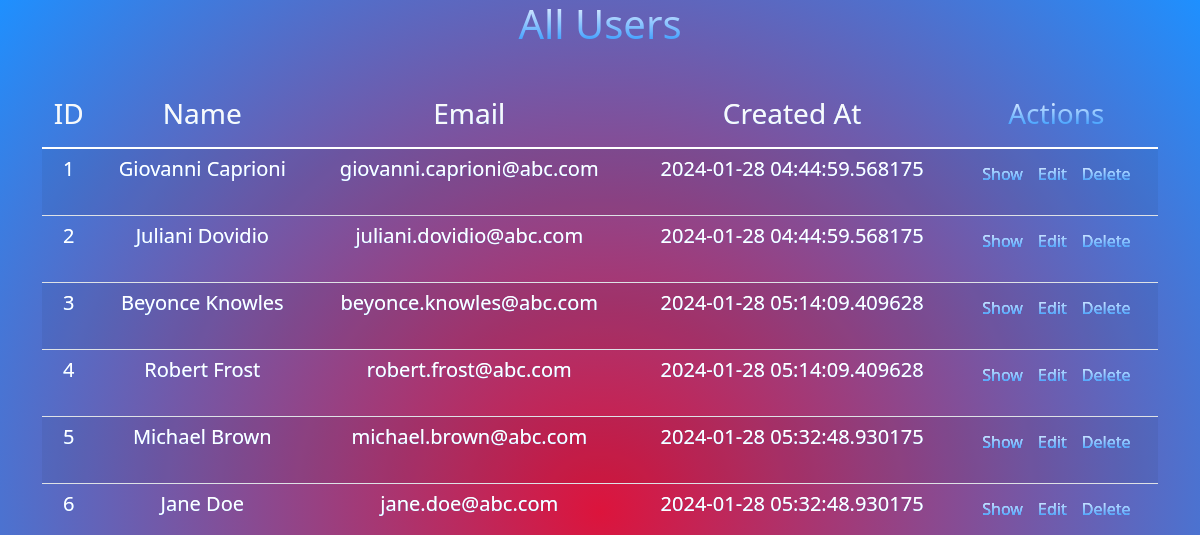
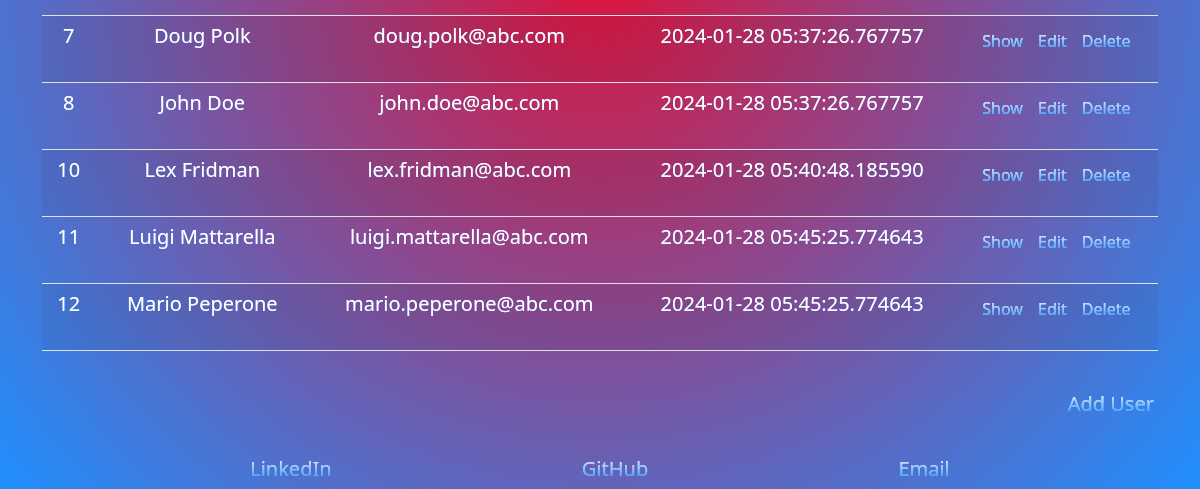
/projects/users-crud, run on an earlier commit of the app's database (2 pictures, top to bottom).
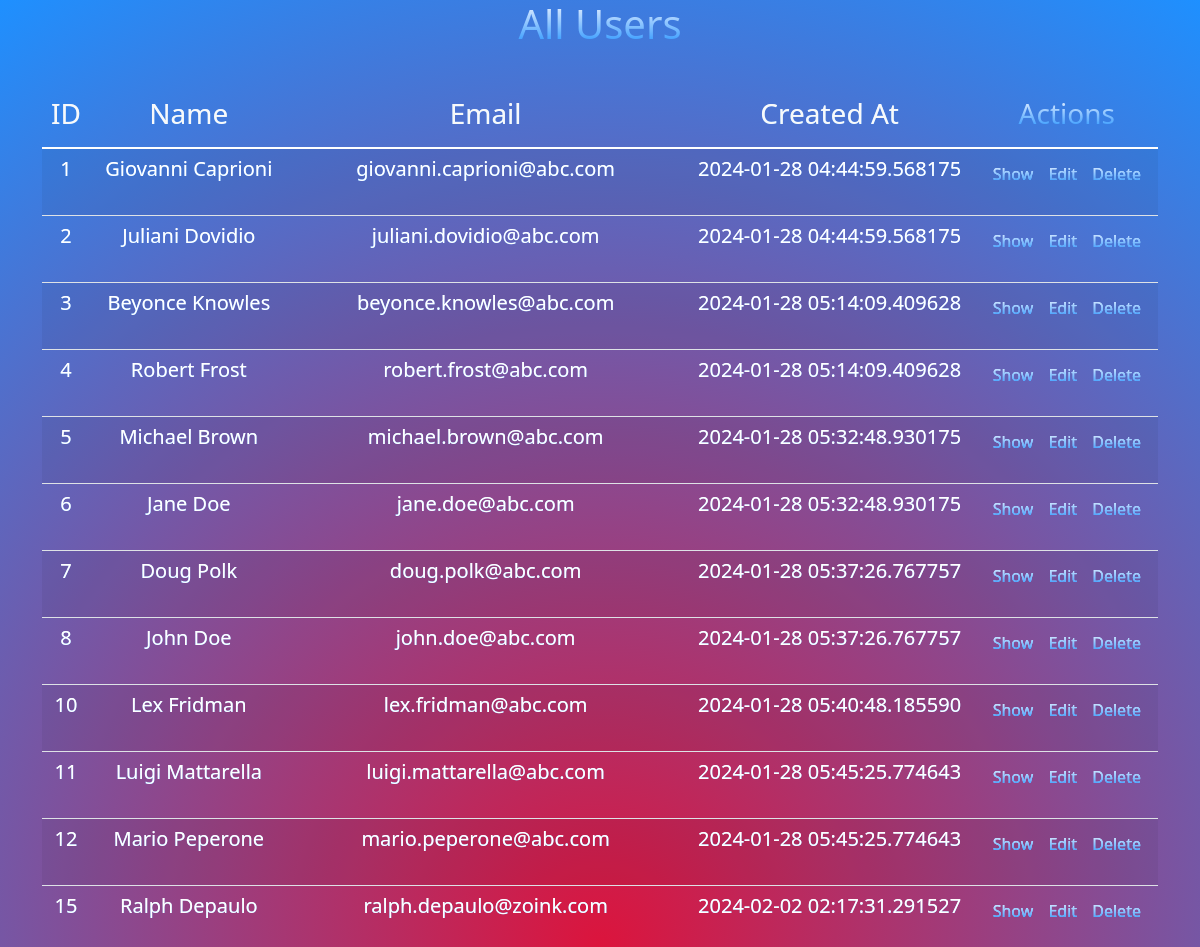
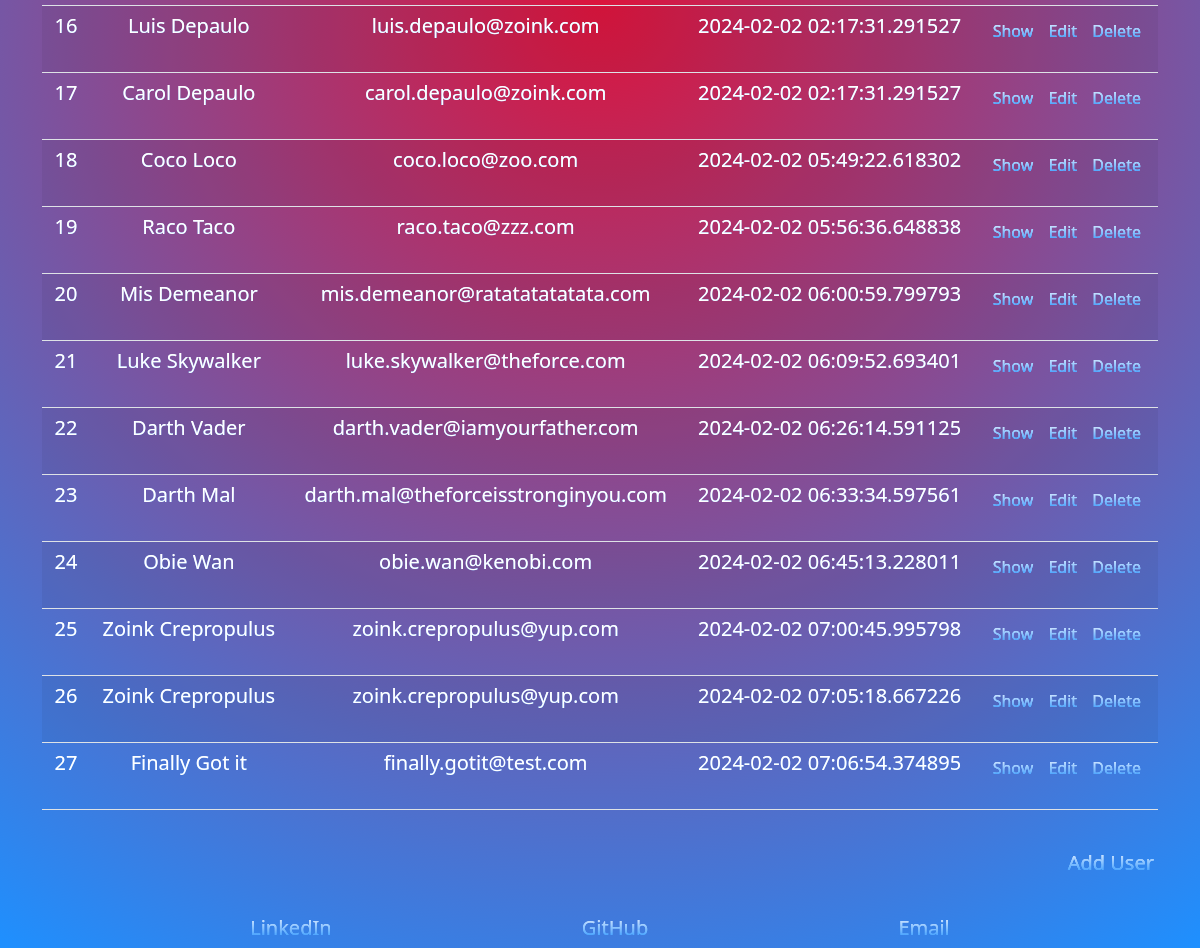
And on a later commit of the database (2 pictures, top to bottom).
### tables this page shows
CREATE TABLE users (
                ROWID INTEGER PRIMARY KEY AUTOINCREMENT, 
                first_name TEXT, last_name TEXT, email TEXT,
                created_at TIMESTAMP DEFAULT CURRENT_TIMESTAMP,
                updated_at TIMESTAMP DEFAULT CURRENT_TIMESTAMP
                );

### flask_app/controllers/users_crud_controller.py (the view)
@app.route('/projects/users-crud')
def users_crud():
    users = Users.get_all()
    print("Now on View Page for All Users")
    return render_template('/projects/users_crud/index.html', users = users)

### flask_app/config/sqlite_connection_configuration.py (called while the page is built)
def connectToSQLite(db):
    connection = sqlite3.connect(db, detect_types=sqlite3.PARSE_DECLTYPES | sqlite3.PARSE_COLNAMES)
    cursor = connection.cursor()
    query = 'SELECT name FROM sqlite_master WHERE type="table" AND name="users";'
    table = cursor.execute(query).fetchall() # fetchall returns a list of tuples
    if  table == []:
        connection.cursor().execute('''CREATE TABLE users (
                ROWID INTEGER PRIMARY KEY AUTOINCREMENT,
                first_name TEXT, last_name TEXT, email TEXT,
                created_at TIMESTAMP DEFAULT CURRENT_TIMESTAMP,
                updated_at TIMESTAMP DEFAULT CURRENT_TIMESTAMP
                );''')
        connection.commit()
        print(f"Table {table} created.")
        return SQLiteConnection(db)
    else:
        print(f"Table {table} exists.")
        return SQLiteConnection(db)

### flask_app/models/users_crud_sqlite_model.py (called while the page is built)
    @classmethod
    def get_all(cls):
        query = 'SELECT * FROM users;'
        results = connectToSQLite(db).query_db(query)
        users = []
        if results == []:
            return users
        else:
            for user in results:
                users.append(cls(user)) # cls method instantiates each group of data and Creates an Object (cls() is the constructor method)
            return users # Returns list of objects from list of tuples

### flask_app/templates/projects/users_crud/index.html (shortened to what this page needs)
{% extends 'layouts/base.html' %}
{% block content %}
    <div class="container mx-auto my-2">
        <div class="box">
        </div>
        <div>
            <table class="text-white table table-striped">
                <thead>
                    <tr>
                        <th><h3 class="text-light">ID</h3></th>
                        <th><h3 class="text-light">Name</h3></th>
                        <th><h3 class="text-light">Email</h3></th>
                        <th><h3 class="text-light">Created At</h3></th>
                        <th><h3 class="text-whitet">Actions</h3></th>
                    </tr>
                </thead>
                <tbody>
                    {% for user in users  %}
                        <tr>
                            <td><h5 class="text-white">{{ user.id }}</h5></td>
                            <td><h5 class="text-white">{{ user.first_name }} {{ user.last_name }}</h5></td>
                            <td><h5 class="text-white">{{ user.email }}</h5></td>
                            <td><h5 class="text-white">{{ user.created_at }}</h5></td>
                            <td>
                                <h5>
                                    <a class = "link-secondary p-1 btn btn-white border-rounded mb-2 mr-2" href="/projects/users-crud/show/{{ user.id }}"><span class="color">Show</span></a>
                                    <a class = "link-secondary p-1 btn btn-white border-rounded mb-2 mr-2" href="/projects/users-crud/edit/{{ user.id }}"><span class="color">Edit</span></a>
                                    <a class = "link-secondary p-1 btn btn-white border-rounded mb-2" href="/projects/users-crud/delete/{{ user.id }}"><span class="color">Delete</span></a>
                                </h5>
                            </td>
                        </tr>
                    {% endfor %}
                </tbody>
            </table>
        </div>
        <div class="box">
        </div>
        <div>
            <h5 class="text-end">
                <a class="link-light rounded p-1 text-decoration-none" href="/projects/users-crud/new">
                    <span class="color">
                    </span>
                </a>
            </h5>
        </div>
        <div class="box">
        </div>
    </div>
{% endblock %}
{% block bottom_nav %}float-none relative-bottom{% endblock %}

### flask_app/templates/layouts/base.html (shortened to what this page needs)
<!DOCTYPE html>
<html lang="en">
    <head>
        <link rel="stylesheet" href="{{ url_for('static', filename = 'css/base_style.css') }}">
        <link rel="stylesheet" href="{{ url_for('static', filename = 'js/base_script.js') }}">
        <link
        href="https://cdn.jsdelivr.net/npm/bootstrap@5.1.3/dist/css/bootstrap.min.css"
        rel="stylesheet"
/>
    </head>
    <body>
        <div class="top_nav m-0 p-0">
            <div class="dropdown">
            <div class="dropbtn"><h1>{% block top_nav %}{% endblock %}</h1></div>
            </div>
        </div>
        {% block content %}
        {% endblock %}
        <div class="bottom_nav {% block bottom_nav %}{% endblock%} m-0 p-0" id="bottom_nav">
            <h5><a href="https://www.linkedin.com/in/gianni-m-javier" target="_blank">LinkedIn</a></h5>
            <h5><a href="https://www.github.com/LucidDeveloper" target="_blank">GitHub</a></h5>
            <h5><a href="mailto:gianni.m.javier@luciddeveloper.com">Email</a></h5>
        </div>
    </body>
</html>

### flask_app/static/css/base_style.css (style rules this page uses)
.top_nav { float:none; margin: 10px auto 0px auto; display: flex; flex-direction: row; text-decoration: none; justify-content: center; padding: auto; color: ghostwhite; font-size: 17px; text-align: center; transition: all 0.6s ease; }
.dropbtn { background-color: inherit; color: ghostwhite; padding: auto; font-size: 17px; border: none; text-align: center; transition: all 0.6s ease; }
.dropdown { float: none; display: flexbox; text-decoration: none; justify-content: center; position: relative; text-align: center; transition: all 0.6s ease; }
body { margin: auto; width: auto; height: fit-content; min-height: 960px; background: radial-gradient(circle, crimson , dodgerblue ); background-size: cover; background-repeat: no-repeat; }
a, h1, h2, h3, h4, h5 { text-align: center; text-decoration: none; margin: 0; padding:0; background: linear-gradient(to bottom, ghostwhite, dodgerblue ); background-clip: text; color: transparent; }
.box { height:25px; width:100%; }
.color { text-align: center; text-decoration: none; background: linear-gradient(to bottom, ghostwhite, dodgerblue ); background-clip: text; color: transparent; }
.bottom_nav { width: 100%; margin: 10px auto 10px auto; float: none; position:relative; display: flex; flex-direction: row; justify-content: space-evenly; text-align: center; }
.bottom_nav a { text-align: center; text-decoration: none; background: linear-gradient(to bottom, ghostwhite, dodgerblue ); background-clip: text; color: transparent; transition: all 0.6s ease; }

What changed in the data, as far as the page shows it:
added users: id "15", first_name "Ralph", last_name "Depaulo", email "ralph.depaulo@zoink.com", created_at "2024-02-02 02:17:31.291527"
added users: id "16", first_name "Luis", last_name "Depaulo", email "luis.depaulo@zoink.com", created_at "2024-02-02 02:17:31.291527"
added users: id "17", first_name "Carol", last_name "Depaulo", email "carol.depaulo@zoink.com", created_at "2024-02-02 02:17:31.291527"
added users: id "18", first_name "Coco", last_name "Loco", email "coco.loco@zoo.com", created_at "2024-02-02 05:49:22.618302"
added users: id "19", first_name "Raco", last_name "Taco", email "raco.taco@zzz.com", created_at "2024-02-02 05:56:36.648838"
added users: id "20", first_name "Mis", last_name "Demeanor", email "mis.demeanor@ratatatatatata.com", created_at "2024-02-02 06:00:59.799793"
added users: id "21", first_name "Luke", last_name "Skywalker", email "luke.skywalker@theforce.com", created_at "2024-02-02 06:09:52.693401"
added users: id "22", first_name "Darth", last_name "Vader", email "darth.vader@iamyourfather.com", created_at "2024-02-02 06:26:14.591125"
added users: id "23", first_name "Darth", last_name "Mal", email "darth.mal@theforceisstronginyou.com", created_at "2024-02-02 06:33:34.597561"
added users: id "24", first_name "Obie", last_name "Wan", email "obie.wan@kenobi.com", created_at "2024-02-02 06:45:13.228011"
added users: id "25", first_name "Zoink", last_name "Crepropulus", email "zoink.crepropulus@yup.com", created_at "2024-02-02 07:00:45.995798"
added users: id "26", first_name "Zoink", last_name "Crepropulus", email "zoink.crepropulus@yup.com", created_at "2024-02-02 07:05:18.667226"
added users: id "27", first_name "Finally", last_name "Got it", email "finally.gotit@test.com", created_at "2024-02-02 07:06:54.374895"
